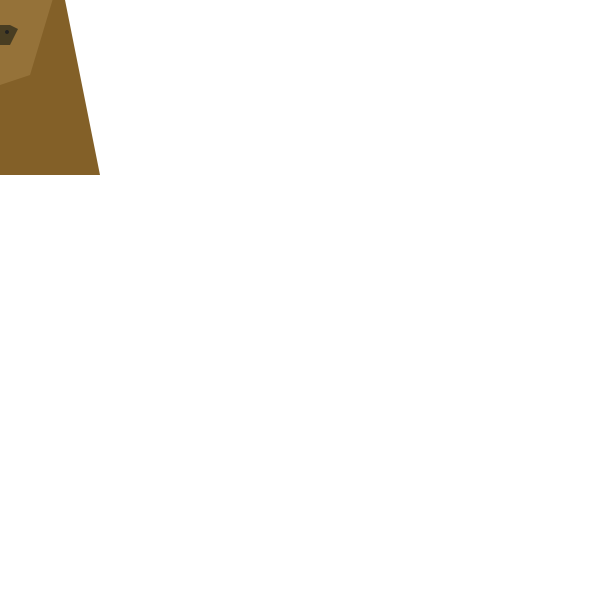
Frame 1 (no input)
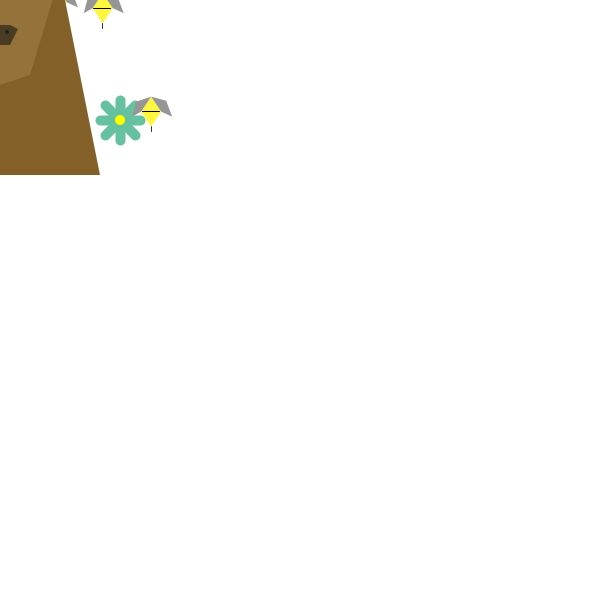
Frame 60 (the mouse pressed at the canvas centre just before this capture)
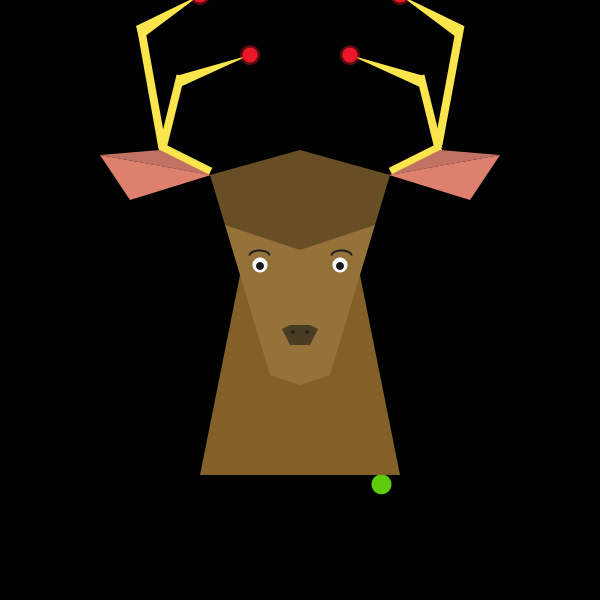
Frame 120 (the mouse held since frame 60 and released just before this capture)

The Processing sketch that drew these frames (run headless with seeded random() and noise(); from frame 60 on, the mouse is pressed at the canvas centre):

// Processing sketch: processing_146921
// ── processing_146921.pde

/*Informàtica GEDI 2013-14
 Seminari 1_Elsa Casanova Sampé*/

float r; //colors RGB
float g;
float b;
float diam; //diàmetre

float midax = 300;
float miday = 300; 
float xmov;
float ymov;

float x, y;
int vx = 2;
int vy= 2; //posicions i velocitat (x i y)

//////VARIABLES RANDOM WALKER
int fr = 25; //número de walkers 
int A = 20;
int B = 20;
int C = 20;
int D = 20;
//////MATRIUS RANDOM WALKER
float[] fx = new float[fr];
float[] fy = new float[fr];
float[] fvx = new float[fr];
float[] fvy = new float[fr];
 
 
void setup() { //fix
  size(600, 600);
  background(255);
  cursor(CROSS);
  
  for (int i = 0; i<fr; i++) {
    fx[i] = width/2;
    fy[i] = height/2;

    fvx[i] = random(-A,B);
    fvy[i] = random (-C,D);
  }
  }
 
void draw(){
background(255);
  //dibuixGespa();
  dibuixFlors();
  dibuixAbelles();
 
  
  /////SI APRETEM EL MOUSE... 
  if (mousePressed) {
    background(1); //fons negre
    
    //confeti 
    r = random(255); //variables random color esferes
    g = random(255);
    b = random(255);
    diam = 20;
    xmov = random(width);
    ymov = random(height);
    noStroke();
    fill(r,g,b);
    ellipse(xmov,ymov,diam,diam);
    }
   /////
   
  dibuixReno();
 }
  

 

void dibuixAbelles(){
//////LOOP
  translate(mouseX-300, mouseY-375);
   for (int i = 0; i<fr; i++) { 
    fx[i] += fvx[i];
    fy[i] += fvy[i];
    
  if(((fx[i]+50) >= width) || ((fx[i]-50) <=0)) {
    fvx[i] = -fvx[i];  }
  else{
     fvx[i]= random(-A,B);    }
  if(((fy[i]+50) > height) || ((fy[i]-100) < 0)) {
    fvy[i] = -fvy[i];   }
  else{
     fvy[i]= random(-C,D);    }
    
/////ABELLES
  stroke(50);
  line(fx[i]+20,fy[i]+40,fx[i]+20,fy[i]+45);
  noStroke();
  fill(255,246,62);
  triangle(fx[i]+10,fy[i]+25,fx[i]+20,fy[i]+10,fx[i]+30,fy[i]+25);
  triangle(fx[i]+10,fy[i]+25,fx[i]+20,fy[i]+40,fx[i]+30,fy[i]+25);
  fill(150);
  quad(fx[i]+10,fy[i]+25,fx[i]+20,fy[i]+10,fx[i]+5,fy[i]+15,fx[i]+1,fy[i]+30);
  quad(fx[i]+30,fy[i]+25,fx[i]+20,fy[i]+10,fx[i]+35,fy[i]+14,fx[i]+41,fy[i]+30);
  stroke(1);
  line(fx[i]+11,fy[i]+25,fx[i]+28,fy[i]+25); }}

/////FLORS ❃
  void dibuixFlors(){
  //actualitzar posicions
  x = x+vx;
  y = y+vy;
  //limits?
  if (x > width ||x < 0) {
    vx=-vx;  }
  if (y > height||y < 0) {
    vy=-vy;  }
  int d = 15;
  strokeWeight(10);
  stroke(#65C19F);
  strokeCap(ROUND);
  line(x,y,x+d,y+d);
  line(x,y,x-d,y-d);
  line(x,y,x+d,y-d);
  line(x,y,x-d,y+d);
  line(x,y,x+d+5,y);
  line(x,y,x,y+d+5);
  line(x,y,x-d-5,y);
  line(x,y,x,y-d-5);
  strokeWeight(1);
  fill(255,255,0); 
  noStroke(); 
  ellipse(x,y,d-5,d-5);
  }
  

/*void dibuixGespa() {
  //gespa
  stroke(102, 160, 74);
  strokeWeight(1);
  for (int i = 1; i < 600; i = i+4) {
    line(i, 10, i, 600);  }
   }*/
   
void dibuixReno() {
  noStroke();
  //coll
  fill(131, 96, 40);
  quad(200, 550, 400, 550, 350, 300, 250, 300);
  //cap
  fill(149, 114, 57);
  quad(270, 450, 330, 450, 375, 300, 225, 300);
  triangle(270, 450, 330, 450, 300, 460);
  //superior cap
  fill(103, 78, 37);
  quad(225, 300, 210, 250, 300, 225, 300, 325);
  quad(375, 300, 390, 250, 300, 225, 300, 325);
  //nas
  fill(72, 61, 34);
  quad(300, 420, 300, 400, 280, 400, 290, 420);
  quad(300, 420, 300, 400, 320, 400, 310, 420);
  fill(149, 114, 57);
  triangle(310, 390, 270, 410, 270, 400);
  fill(149, 114, 57);
  triangle(290, 390, 330, 410, 330, 400);
  fill(33);
  ellipse(293, 407, 4, 4);
  translate(15, 0);
  ellipse(292, 407, 4, 4);
  translate(-15, 0);

  //banyes esquerra
  stroke(250, 230, 76);
  strokeWeight(8);
  strokeCap(SQUARE);
  line(210, 246, 160, 221);
  strokeCap(SQUARE);
  line(162, 223, 140, 100);
  noStroke();
  fill(250, 230, 76);
  triangle(136, 101, 200, 70, 140, 115);
  stroke(250, 230, 76);
  strokeWeight(8);
  strokeCap(SQUARE);
  line(162, 223, 180, 150);
  noStroke();
  triangle(176, 151, 250, 130, 180, 162);

  //banyes dreta
  stroke(250, 230, 76);
  strokeWeight(8);
  strokeCap(SQUARE);
  line(390, 246, 440, 221);
  strokeCap(SQUARE);
  line(438, 219, 460, 100);
  noStroke();
  fill(250, 230, 76);
  triangle(464, 101, 400, 70, 460, 115);
  stroke(250, 230, 76);
  strokeWeight(8);
  strokeCap(SQUARE);
  line(438, 223, 420, 150);
  noStroke();
  triangle(424, 151, 350, 130, 420, 162);

  //boles banyes
  int div=15;
  fill(234, 24, 41, 100);
  ellipse(350, 130, mouseX/div, mouseX/div);
  ellipse(250, 130, mouseX/div, mouseX/div);
  ellipse(400, 70, mouseX/div, mouseX/div);
  ellipse(200, 70, mouseX/div, mouseX/div);
  fill(234, 24, 41);
  ellipse(350, 130, 15, 15);
  ellipse(250, 130, 15, 15);
  ellipse(400, 70, 15, 15);
  ellipse(200, 70, 15, 15);

  //orella esquerra inferior
  fill(222, 128, 110);
  triangle(211, 250, 130, 275, 100, 230);
  //orella esquerra superior
  fill(193, 114, 98);
  triangle(210, 250, 160, 225, 100, 230);
  //orella dreta inferior
  fill(222, 128, 110);
  triangle(389, 250, 470, 275, 500, 230);
  //orella dreta superior
  fill(193, 114, 98);
  triangle(390, 250, 440, 225, 500, 230);

  //ulls
  fill(255);
  ellipse(260, 340, 15, 15);
  ellipse(340, 340, 15, 15);
  fill(25);
  ellipse(260, 341, 8, 8);
  ellipse(340, 341, 8, 8);
  //pestanyes
  noFill();
  stroke(30);
  strokeWeight(2);
  arc(259, 330, 20, 10, PI, TWO_PI);
  arc(341, 330, 20, 10, PI, TWO_PI);

  //text
  println("||the brown nosed reindeer||");

}
